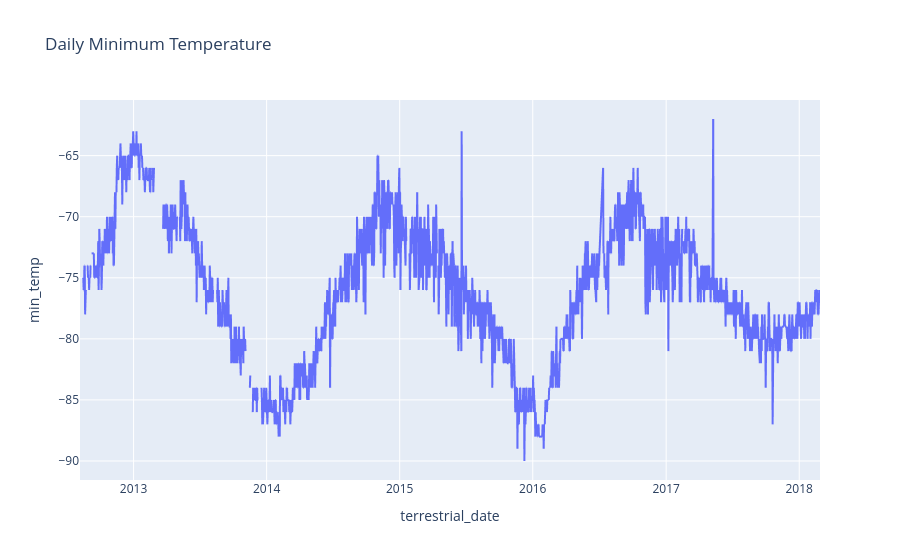

Source (notebook cell):
### Markdown cell above
**5.** Plot a line chart of the daily minimum temp.

<div style="border-left: 4px solid #b67ae5; background: #f9f1ff; padding: 10px 14px; border-radius: 0 6px 6px 0;">
  <p style="font-size: 12px; font-weight: 700; color: #6a3fa3; letter-spacing: 0.06em; text-transform: uppercase; margin: 0 0 6px 0;">Note</p>
  <span style="font-size: 14px; color: #1a1a1a;">You do not need to modify the dataframe or group any data! Just use the original data.</span>
</div>

### Code cell
# Plot a line chart of the daily minimum temp
px.line(
    df,
    x='terrestrial_date',
    y='min_temp',
    title='Daily Minimum Temperature'

)

### Figure 1 — Plotly figure (JSON) as saved in the notebook; plotly's stock layout.template omitted (floating-point values rounded to 4 significant figures; data arrays with more than 128 entries replaced by an {"elided": "..."} marker saying what was removed)
{"data": [{"hovertemplate": "terrestrial_date=%{x}<br>min_temp=%{y}<extra></extra>", "legendgroup": "", "line": {"color": "#636efa", "dash": "solid"}, "marker": {"symbol": "circle"}, "mode": "lines", "name": "", "showlegend": false, "type": "scattergl", "x": {"elided": "1894 str values"}, "xaxis": "x", "y": {"elided": "1894 int values"}, "yaxis": "y"}], "layout": {"autosize": true, "legend": {"tracegroupgap": 0}, "title": {"text": "Daily Minimum Temperature"}, "xaxis": {"anchor": "y", "autorange": true, "domain": [0, 1], "range": ["2012-08-07", "2018-02-27"], "title": {"text": "terrestrial_date"}, "type": "date"}, "yaxis": {"anchor": "x", "autorange": true, "domain": [0, 1], "range": [-91.56, -60.44], "title": {"text": "min_temp"}, "type": "linear"}}}
